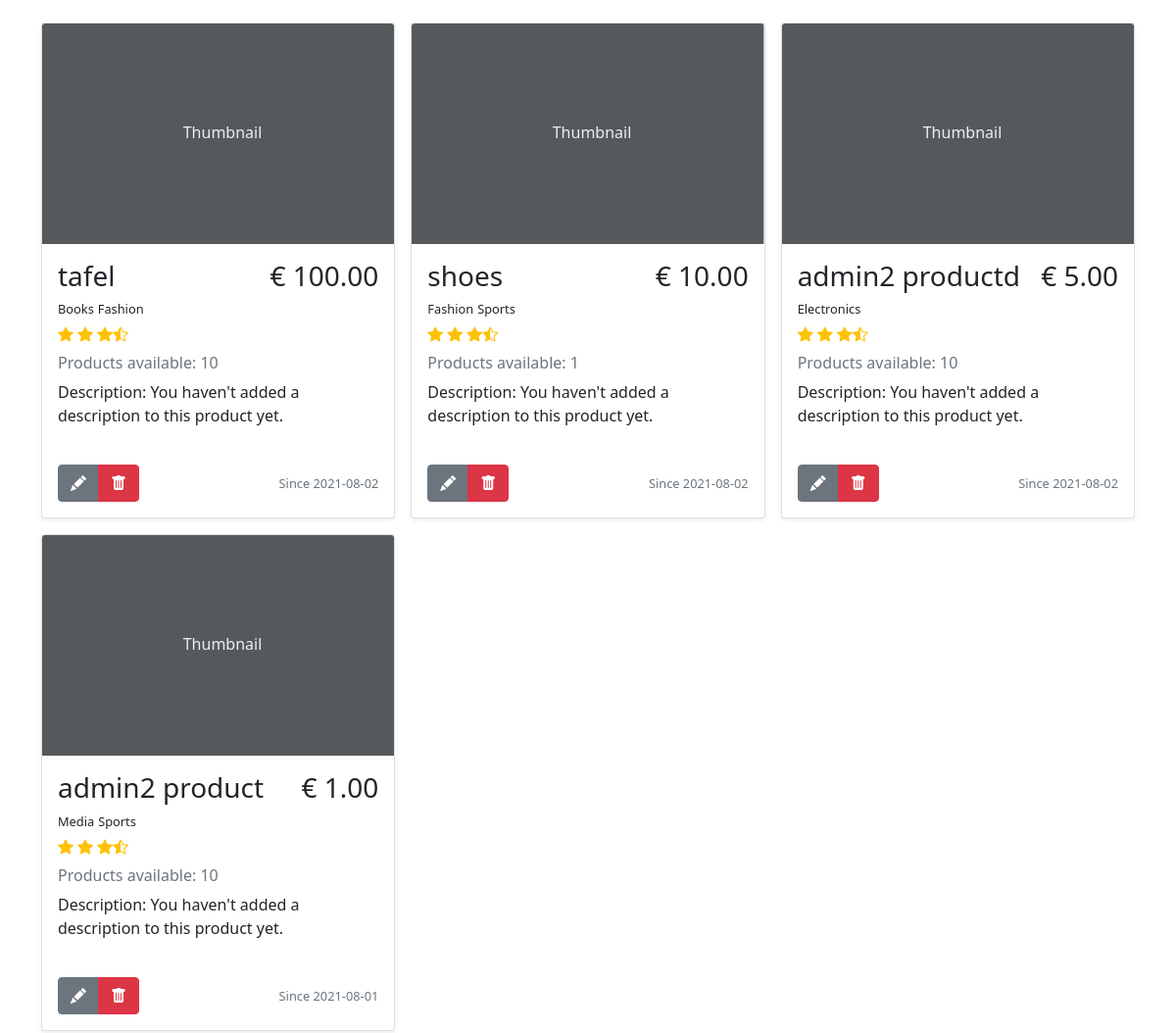
Page /account (signed in, middle part) on the earlier database version.
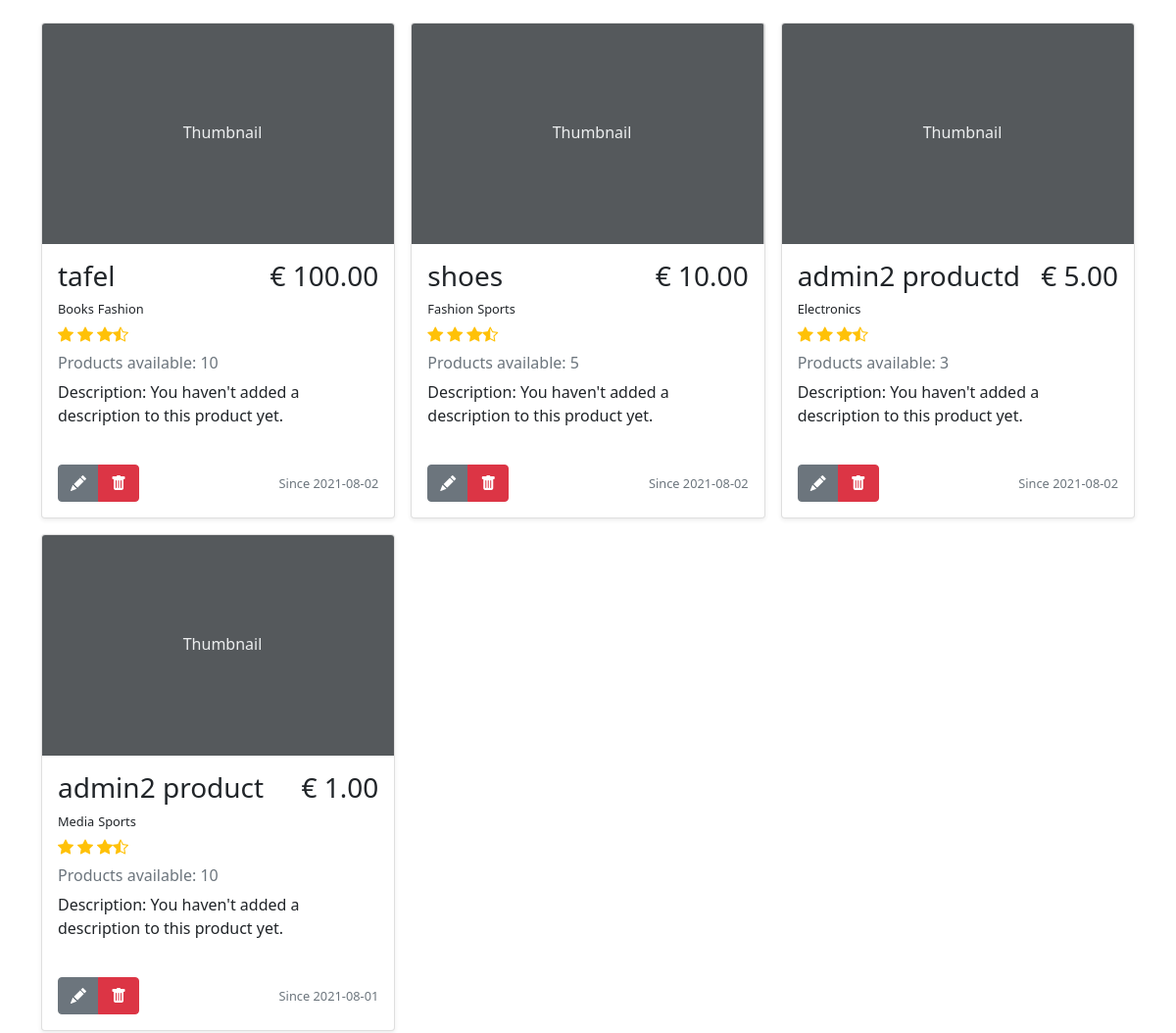
Same page on the later database version.
### models.py (models this page shows)
class BaseModel(db_wrapper.Model):
    class Meta:
        database = db

class Product(BaseModel):
    name = CharField(max_length=50)
    description = TextField(null=True)
    price_per_unit = DecimalField(
        constraints=[Check("price_per_unit >= 0")],
        decimal_places=2,
        auto_round=True,
        null=True,
        default=0,
        max_digits=10,
    )
    stock = IntegerField(default=1)
    owner = ForeignKeyField(User, backref="products")
    date_posted = DateTimeField(formats="%Y-%m-%d %H:%M", default=datetime.now())

class ProductTag(BaseModel):
    product = ForeignKeyField(Product, index=True, backref="tags")
    tag = ForeignKeyField(Tag, index=True, backref="products")

class Tag(BaseModel):
    name = CharField(unique=True, max_length=30)

### routes.py (the view)
@app.route("/account", methods=["GET", "POST"])
@login_required
def account():
    update_account_form = UpdateAccountForm(
        prefix="update-account", country=current_user.country
    )
    add_product_form = AddProductForm(prefix="add-product")
    search_form = SearchForm(prefix="search_form")
    search_form.search_tag.choices = get_alpha_tag_names()
    user_products = list_user_products(current_user.id)
    return render_template(
        "account.html",
        add_product_form=add_product_form,
        update_account_form=update_account_form,
        search_form=search_form,
        user_products=user_products,
        all_products=Product.select(),
    )

### main.py (called while the page is built)
def list_user_products(user_id) -> list[Product]:
    user_products = (
        Product.select()
        .join(User)
        .where(Product.owner == user_id)
        .order_by(Product.id.desc())
    )
    return user_products

def get_alpha_tag_names() -> tuple[Tag]:
    tags = Tag.select().order_by(Tag.name)
    tag_list = [(tag.name, tag.name) for tag in tags]
    tag_list.insert(0, ("All", "All Categories"))
    return tag_list

### routes.py (called while the page is built)
@login_manager.user_loader
def load_user(user_id):
    return User.get_by_id(user_id)

### templates/account.html (shortened to what this page needs)
{% extends 'base.html' %}
{% block content %}
<div class="container mb-3">
  <div class="album mt-4">
    <div class="row row-cols-1 row-cols-md-2 row-cols-lg-3 g-3">
      {% for product in user_products %}
      <div class="col">
        <div class="card shadow-sm">
          <svg
            class="bd-placeholder-img card-img-top"
            width="100%"
            height="225"
            xmlns="http://www.w3.org/2000/svg"
            role="img"
            aria-label="Placeholder: Thumbnail"
            preserveAspectRatio="xMidYMid slice"
            focusable="false"
          >
            <text x="40%" y="50%" fill="#eceeef" dy=".3em">Thumbnail</text>
          </svg>
          <div class="card-body h-100">
            <div class="d-flex justify-content-between">
              <h3>{{ product.name }}</h3>
              <h3>€ {{ "%.2f"|format(product.price_per_unit) }}</h3>
            </div>
            <ul class="d-flex p-0 mb-0">
              {% for producttags in product.tags %}
              <span class="pe-1 fs-small"> {{producttags.tag.name}}</span>
              {% endfor %}
            </ul>
            <div class="d-flex text-warning py-1">
              <i class="bi bi-star-fill"></i>
              <i class="bi bi-star-fill mx-1"></i>
              <i class="bi bi-star-fill"></i>
              <i class="bi bi-star-half"></i>
            </div>
            <h6 class="text-muted my-0 mt-1 mb-2">
              Products available: {{product.stock}}
            </h6>
            <p class="card-text mt-2" style="min-height: 70px">
              Description: {% if product.description %} {{ product.description
              }} {% else %} You haven't added a description to this product yet. {% endif
              %}
            </p>
            <div class="d-flex justify-content-between align-items-center">
              <div class="btn-group">
                <a href="{{url_for('update_product_page', product_id=product.id)}}" class="btn btn-secondary"><i class="bi bi-pencil-fill"></i></a>
                <button
                  type="button"
                  class="btn btn-danger"
                  data-bs-toggle="modal"
                  data-bs-target="#deleteProductModal{{product.id}}"
                >
                  <i class="bi bi-trash-fill"></i>
                 </button>
              </div>
              <div class="text-muted fs-small m-0 p-0">
                <p class="m-0">Since {{product.date_posted[0:10]}}</p>
              </div>
            </div>
          </div>
        </div>
      </div>
      {% endfor%}
    </div>
  </div>
</div>
{% endblock content %}

Differences in the rows shown:
changed Product "shoes": stock "1" → "5"
changed Product "admin2 productd": stock "10" → "3"
